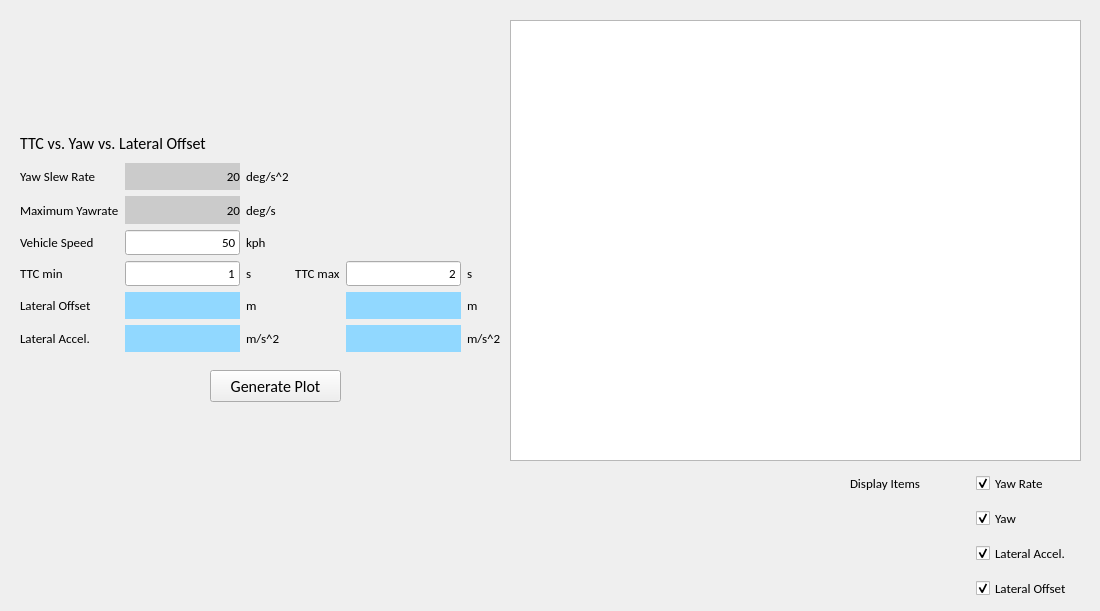
    <widget class="QWidget" name="tab_28">
     <attribute name="title">
      <string>ESA</string>
     </attribute>
     <widget class="QWidget" name="gridLayoutWidget_32">
      <property name="geometry">
       <rect>
        <x>20</x>
        <y>130</y>
        <width>481</width>
        <height>222</height>
       </rect>
      </property>
      <layout class="QGridLayout" name="gridLayout_32">
       <item row="1" column="2">
        <widget class="QLabel" name="label_216">
         <property name="font">
          <font>
           <family>Calibri</family>
           <pointsize>10</pointsize>
           <bold>false</bold>
          </font>
         </property>
         <property name="text">
          <string>deg/s^2</string>
         </property>
        </widget>
       </item>
       <item row="5" column="5">
        <widget class="QLabel" name="label_225">
         <property name="font">
          <font>
           <family>Calibri</family>
           <pointsize>10</pointsize>
           <bold>false</bold>
          </font>
         </property>
         <property name="text">
          <string>m</string>
         </property>
        </widget>
       </item>
       <item row="4" column="0">
        <widget class="QLabel" name="label_217">
         <property name="font">
          <font>
           <family>Calibri</family>
           <pointsize>10</pointsize>
           <bold>false</bold>
          </font>
         </property>
         <property name="text">
          <string>TTC min</string>
         </property>
        </widget>
       </item>
       <item row="1" column="0">
        <widget class="QLabel" name="label_214">
         <property name="font">
          <font>
           <family>Calibri</family>
           <pointsize>10</pointsize>
           <bold>false</bold>
          </font>
         </property>
         <property name="text">
          <string>Yaw Slew Rate</string>
         </property>
        </widget>
       </item>
       <item row="4" column="2">
        <widget class="QLabel" name="label_218">
         <property name="font">
          <font>
           <family>Calibri</family>
           <pointsize>10</pointsize>
           <bold>false</bold>
          </font>
         </property>
         <property name="text">
          <string>s</string>
         </property>
        </widget>
       </item>
       <item row="4" column="1">
        <widget class="QLineEdit" name="input_esa_ttc_min">
         <property name="font">
          <font>
           <family>Calibri</family>
           <pointsize>10</pointsize>
           <bold>false</bold>
          </font>
         </property>
         <property name="text">
          <string>1</string>
         </property>
         <property name="alignment">
          <set>Qt::AlignRight|Qt::AlignTrailing|Qt::AlignVCenter</set>
         </property>
         <property name="dragEnabled">
          <bool>true</bool>
         </property>
         <property name="placeholderText">
          <string>Input</string>
         </property>
        </widget>
       </item>
       <item row="6" column="0">
        <widget class="QLabel" name="label_226">
         <property name="font">
          <font>
           <family>Calibri</family>
           <pointsize>10</pointsize>
           <bold>false</bold>
          </font>
         </property>
         <property name="text">
          <string>Lateral Accel.</string>
         </property>
        </widget>
       </item>
       <item row="1" column="1">
        <widget class="QLabel" name="label_esa_yawslew">
         <property name="font">
          <font>
           <family>Calibri</family>
           <pointsize>10</pointsize>
           <bold>false</bold>
          </font>
         </property>
         <property name="styleSheet">
          <string notr="true">QLabel{background-color: rgb(203, 203, 203)}</string>
         </property>
         <property name="text">
          <string>20</string>
         </property>
         <property name="alignment">
          <set>Qt::AlignRight|Qt::AlignTrailing|Qt::AlignVCenter</set>
         </property>
        </widget>
       </item>
       <item row="6" column="2">
        <widget class="QLabel" name="label_227">
         <property name="font">
          <font>
           <family>Calibri</family>
           <pointsize>10</pointsize>
           <bold>false</bold>
          </font>
         </property>
         <property name="text">
          <string>m/s^2</string>
         </property>
        </widget>
       </item>
       <item row="6" column="1">
        <widget class="QLabel" name="output_esa_lat_a_1">
         <property name="font">
          <font>
           <family>Calibri</family>
           <pointsize>10</pointsize>
           <bold>false</bold>
          </font>
         </property>
         <property name="styleSheet">
          <string notr="true">QLabel{background-color: rgb(145, 216, 255)}</string>
         </property>
         <property name="text">
          <string/>
         </property>
         <property name="alignment">
          <set>Qt::AlignRight|Qt::AlignTrailing|Qt::AlignVCenter</set>
         </property>
        </widget>
       </item>
       <item row="3" column="0">
        <widget class="QLabel" name="label_213">
         <property name="font">
          <font>
           <family>Calibri</family>
           <pointsize>10</pointsize>
           <bold>false</bold>
          </font>
         </property>
         <property name="text">
          <string>Vehicle Speed</string>
         </property>
        </widget>
       </item>
       <item row="3" column="1">
        <widget class="QLineEdit" name="input_esa_v">
         <property name="font">
          <font>
           <family>Calibri</family>
           <pointsize>10</pointsize>
           <bold>false</bold>
          </font>
         </property>
         <property name="text">
          <string>50</string>
         </property>
         <property name="alignment">
          <set>Qt::AlignRight|Qt::AlignTrailing|Qt::AlignVCenter</set>
         </property>
         <property name="dragEnabled">
          <bool>true</bool>
         </property>
         <property name="placeholderText">
          <string>Input</string>
         </property>
        </widget>
       </item>
       <item row="5" column="0">
        <widget class="QLabel" name="label_223">
         <property name="font">
          <font>
           <family>Calibri</family>
           <pointsize>10</pointsize>
           <bold>false</bold>
          </font>
         </property>
         <property name="text">
          <string>Lateral Offset</string>
         </property>
        </widget>
       </item>
       <item row="3" column="2">
        <widget class="QLabel" name="label_222">
         <property name="font">
          <font>
           <family>Calibri</family>
           <pointsize>10</pointsize>
           <bold>false</bold>
          </font>
         </property>
         <property name="text">
          <string>kph</string>
         </property>
        </widget>
       </item>
       <item row="4" column="5">
        <widget class="QLabel" name="label_220">
         <property name="font">
          <font>
           <family>Calibri</family>
           <pointsize>10</pointsize>
           <bold>false</bold>
          </font>
         </property>
         <property name="text">
          <string>s</string>
         </property>
        </widget>
       </item>
       <item row="5" column="1">
        <widget class="QLabel" name="output_esa_lat_offset_1">
         <property name="font">
          <font>
           <family>Calibri</family>
           <pointsize>10</pointsize>
           <bold>false</bold>
          </font>
         </property>
         <property name="styleSheet">
          <string notr="true">QLabel{background-color: rgb(145, 216, 255)}</string>
         </property>
         <property name="text">
          <string/>
         </property>
         <property name="alignment">
          <set>Qt::AlignRight|Qt::AlignTrailing|Qt::AlignVCenter</set>
         </property>
        </widget>
       </item>
       <item row="5" column="4">
        <widget class="QLabel" name="output_esa_lat_offset_2">
         <property name="font">
          <font>
           <family>Calibri</family>
           <pointsize>10</pointsize>
           <bold>false</bold>
          </font>
         </property>
         <property name="styleSheet">
          <string notr="true">QLabel{background-color: rgb(145, 216, 255)}</string>
         </property>
         <property name="text">
          <string/>
         </property>
         <property name="alignment">
          <set>Qt::AlignRight|Qt::AlignTrailing|Qt::AlignVCenter</set>
         </property>
        </widget>
       </item>
       <item row="6" column="5">
        <widget class="QLabel" name="label_228">
         <property name="font">
          <font>
           <family>Calibri</family>
           <pointsize>10</pointsize>
           <bold>false</bold>
          </font>
         </property>
         <property name="text">
          <string>m/s^2</string>
         </property>
        </widget>
       </item>
       <item row="0" column="0" colspan="3">
        <widget class="QLabel" name="label_221">
         <property name="font">
          <font>
           <family>Calibri</family>
           <pointsize>12</pointsize>
           <bold>false</bold>
          </font>
         </property>
         <property name="text">
          <string>TTC vs. Yaw vs. Lateral Offset</string>
         </property>
        </widget>
       </item>
       <item row="6" column="4">
        <widget class="QLabel" name="output_esa_lat_a_2">
         <property name="font">
          <font>
           <family>Calibri</family>
           <pointsize>10</pointsize>
           <bold>false</bold>
          </font>
         </property>
         <property name="styleSheet">
          <string notr="true">QLabel{background-color: rgb(145, 216, 255)}</string>
         </property>
         <property name="text">
          <string/>
         </property>
         <property name="alignment">
          <set>Qt::AlignRight|Qt::AlignTrailing|Qt::AlignVCenter</set>
         </property>
        </widget>
       </item>
       <item row="4" column="3">
        <widget class="QLabel" name="label_219">
         <property name="font">
          <font>
           <family>Calibri</family>
           <pointsize>10</pointsize>
           <bold>false</bold>
          </font>
         </property>
         <property name="text">
          <string>TTC max</string>
         </property>
        </widget>
       </item>
       <item row="5" column="2">
        <widget class="QLabel" name="label_224">
         <property name="font">
          <font>
           <family>Calibri</family>
           <pointsize>10</pointsize>
           <bold>false</bold>
          </font>
         </property>
         <property name="text">
          <string>m</string>
         </property>
        </widget>
       </item>
       <item row="4" column="4">
        <widget class="QLineEdit" name="input_esa_ttc_max">
         <property name="font">
          <font>
           <family>Calibri</family>
           <pointsize>10</pointsize>
           <bold>false</bold>
          </font>
         </property>
         <property name="text">
          <string>2</string>
         </property>
         <property name="alignment">
          <set>Qt::AlignRight|Qt::AlignTrailing|Qt::AlignVCenter</set>
         </property>
         <property name="dragEnabled">
          <bool>true</bool>
         </property>
         <property name="placeholderText">
          <string>Input</string>
         </property>
        </widget>
       </item>
       <item row="2" column="0">
        <widget class="QLabel" name="label_229">
         <property name="font">
          <font>
           <family>Calibri</family>
           <pointsize>10</pointsize>
           <bold>false</bold>
          </font>
         </property>
         <property name="text">
          <string>Maximum Yawrate</string>
         </property>
        </widget>
       </item>
       <item row="2" column="1">
        <widget class="QLabel" name="label_esa_yaw_max">
         <property name="font">
          <font>
           <family>Calibri</family>
           <pointsize>10</pointsize>
           <bold>false</bold>
          </font>
         </property>
         <property name="styleSheet">
          <string notr="true">QLabel{background-color: rgb(203, 203, 203)}</string>
         </property>
         <property name="text">
          <string>20</string>
         </property>
         <property name="alignment">
          <set>Qt::AlignRight|Qt::AlignTrailing|Qt::AlignVCenter</set>
         </property>
        </widget>
       </item>
       <item row="2" column="2">
        <widget class="QLabel" name="label_231">
         <property name="font">
          <font>
           <family>Calibri</family>
           <pointsize>10</pointsize>
           <bold>false</bold>
          </font>
         </property>
         <property name="text">
          <string>deg/s</string>
         </property>
        </widget>
       </item>
      </layout>
     </widget>
     <widget class="QGraphicsView" name="graphicsView_esa">
      <property name="geometry">
       <rect>
        <x>510</x>
        <y>20</y>
        <width>571</width>
        <height>441</height>
       </rect>
      </property>
     </widget>
     <widget class="QPushButton" name="plot_esa">
      <property name="geometry">
       <rect>
        <x>210</x>
        <y>370</y>
        <width>131</width>
        <height>32</height>
       </rect>
      </property>
      <property name="font">
       <font>
        <family>Calibri</family>
        <pointsize>12</pointsize>
        <bold>false</bold>
       </font>
      </property>
      <property name="text">
       <string>Generate Plot</string>
      </property>
     </widget>
     <widget class="QWidget" name="gridLayoutWidget_37">
      <property name="geometry">
       <rect>
        <x>850</x>
        <y>470</y>
        <width>241</width>
        <height>132</height>
       </rect>
      </property>
      <layout class="QGridLayout" name="gridLayout_37">
       <property name="spacing">
        <number>10</number>
       </property>
       <item row="0" column="1">
        <widget class="QCheckBox" name="checkBox_esa_yaw_rate">
         <property name="font">
          <font>
           <family>Calibri</family>
           <pointsize>10</pointsize>
           <bold>false</bold>
          </font>
         </property>
         <property name="text">
          <string>Yaw Rate</string>
         </property>
         <property name="checked">
          <bool>true</bool>
         </property>
        </widget>
       </item>
       <item row="0" column="0">
        <widget class="QLabel" name="label_236">
         <property name="font">
          <font>
           <family>Calibri</family>
           <pointsize>10</pointsize>
           <bold>false</bold>
          </font>
         </property>
         <property name="text">
          <string>Display Items</string>
         </property>
        </widget>
       </item>
       <item row="3" column="1">
        <widget class="QCheckBox" name="checkBox_esa_lat_offset">
         <property name="font">
          <font>
           <family>Calibri</family>
           <pointsize>10</pointsize>
           <bold>false</bold>
          </font>
         </property>
         <property name="text">
          <string>Lateral Offset</string>
         </property>
         <property name="checked">
          <bool>true</bool>
         </property>
        </widget>
       </item>
       <item row="2" column="1">
        <widget class="QCheckBox" name="checkBox_esa_lat_accel">
         <property name="font">
          <font>
           <family>Calibri</family>
           <pointsize>10</pointsize>
           <bold>false</bold>
          </font>
         </property>
         <property name="text">
          <string>Lateral Accel.</string>
         </property>
         <property name="checked">
          <bool>true</bool>
         </property>
        </widget>
       </item>
       <item row="1" column="1">
        <widget class="QCheckBox" name="checkBox_esa_yaw">
         <property name="font">
          <font>
           <family>Calibri</family>
           <pointsize>10</pointsize>
           <bold>false</bold>
          </font>
         </property>
         <property name="text">
          <string>Yaw</string>
         </property>
         <property name="checked">
          <bool>true</bool>
         </property>
        </widget>
       </item>
      </layout>
     </widget>
    </widget>
